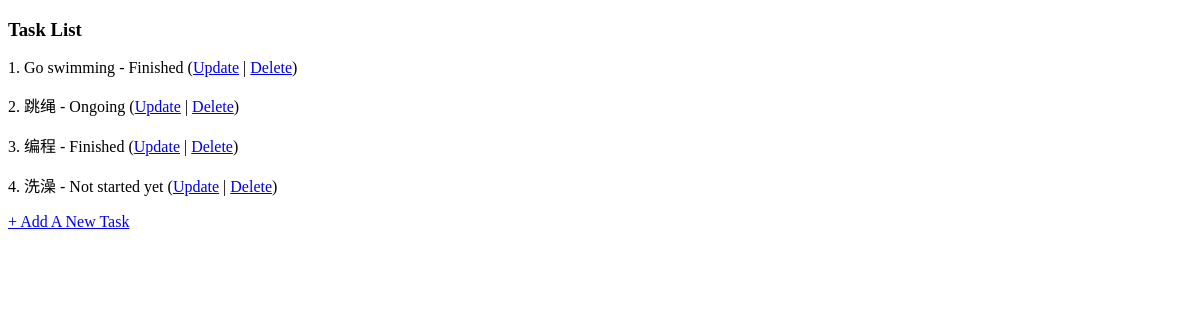
The page /tasks/ on the database as committed earlier.
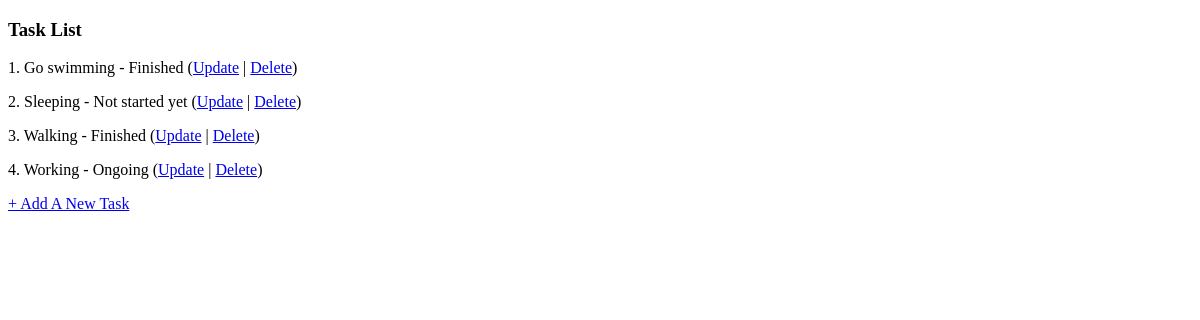
The same page on the database as committed later.
### tasks/models.py (models this page shows, shortened)
class Task(models.Model):
    name = models.CharField(verbose_name="Task name", max_length=65, unique=True)
    status = models.CharField(verbose_name="Task status", max_length=1, choices=Status.choices)

### tasks/views.py (the view)
# urls.py: path('', views.TaskListView.as_view(), name='task_list'),
class TaskListView(ListView):
    model = Task
    context_object_name = 'tasks'

### tasks/templates/tasks/task_list.html (shortened to what this page needs)
<!DOCTYPE html>
<html lang="en">
<head>
</head>
<body>
<h3>Task List</h3>
{% for task in tasks %}
    <p>{{ forloop.counter }}. {{ task.name }} - {{ task.get_status_display }}
        (<a href="{% url 'tasks:task_update' task.id %}">Update</a> |
        <a href="{% url 'tasks:task_delete' task.id %}">Delete</a>)
    </p>
{% endfor %}
<p> <a href="{% url 'tasks:task_create' %}"> + Add A New Task</a></p>
</body>
</html>

Rows that differ between the two databases and show on the page:
removed Task: name "编程", status "Finished"
removed Task: name "洗澡", status "Not started yet"
changed Task: name "跳绳" → "Sleeping"; status "Ongoing" → "Not started yet"
added Task: name "Walking", status "Finished"
added Task: name "Working", status "Ongoing"
